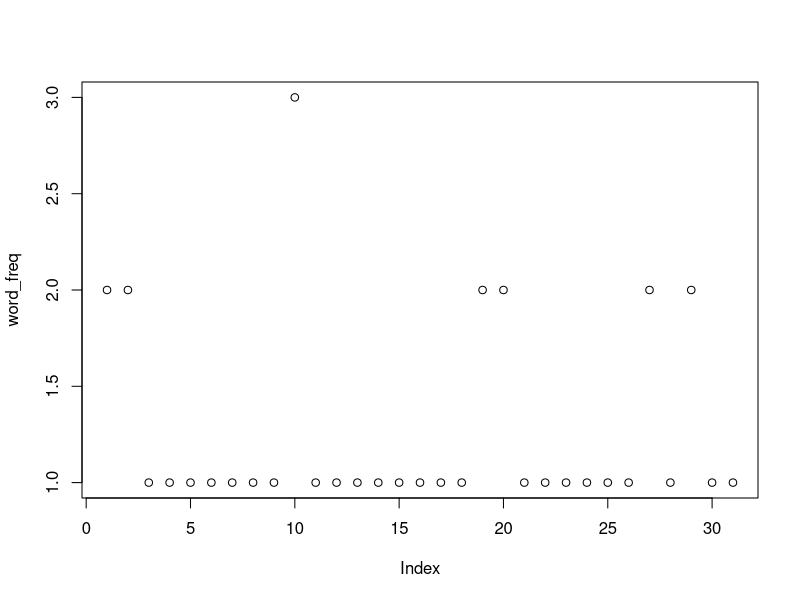
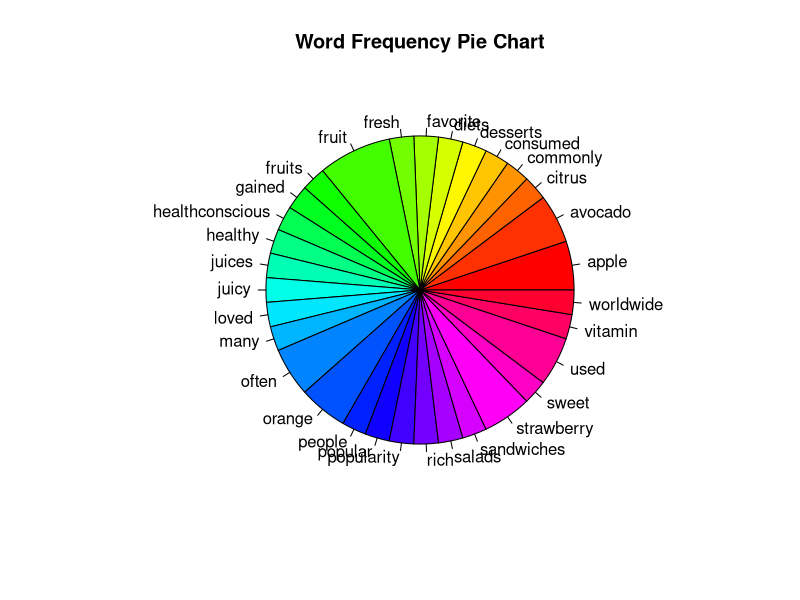

The R script that drew these images, in order:
## ---- chunk 1
install.packages("tm")
# Load library
library(tm)
## ---- chunk 2
# Define text data
text_data <- c("Apple is a popular fruit loved by many people worldwide.", "Orange is rich in vitamin C and is a favorite citrus fruit.", "Strawberry is sweet, juicy, and often used in desserts.", "Avocado is healthy fruit often used in salads and sandwiches.", "Apple and Orange are commonly consumed as fresh fruits or juices.", "Strawberry and Avocado have gained popularity in health-conscious diets.")
## ---- chunk 3
# Create a corpus using VCorpus
corpus <- VCorpus(VectorSource(text_data))

# Clean the text
corpus_clean <- tm_map(corpus,content_transformer(tolower))
corpus_clean <- tm_map(corpus_clean, removePunctuation)
corpus_clean <- tm_map(corpus_clean, removeWords, stopwords("english"))

# Create a Document-Term Matrix
dtm <- DocumentTermMatrix(corpus_clean)

# Convert the Document-Term Matrix to a matrix
dtm_matrix <- as.matrix(dtm)

# Get the word frequency by summing the columns
word_freq <- colSums(dtm_matrix)

# Print the word frequency
print(word_freq)
## ---- chunk 4
summary(word_freq)
## ---- chunk 5
plot(word_freq)
## ---- chunk 6
install.packages("ggplot2")
library(ggplot2)
## ---- chunk 7
# Create a Pie Chart
pie(word_freq, labels = names(word_freq), main = "Word Frequency Pie Chart", col = rainbow(length(word_freq)))
